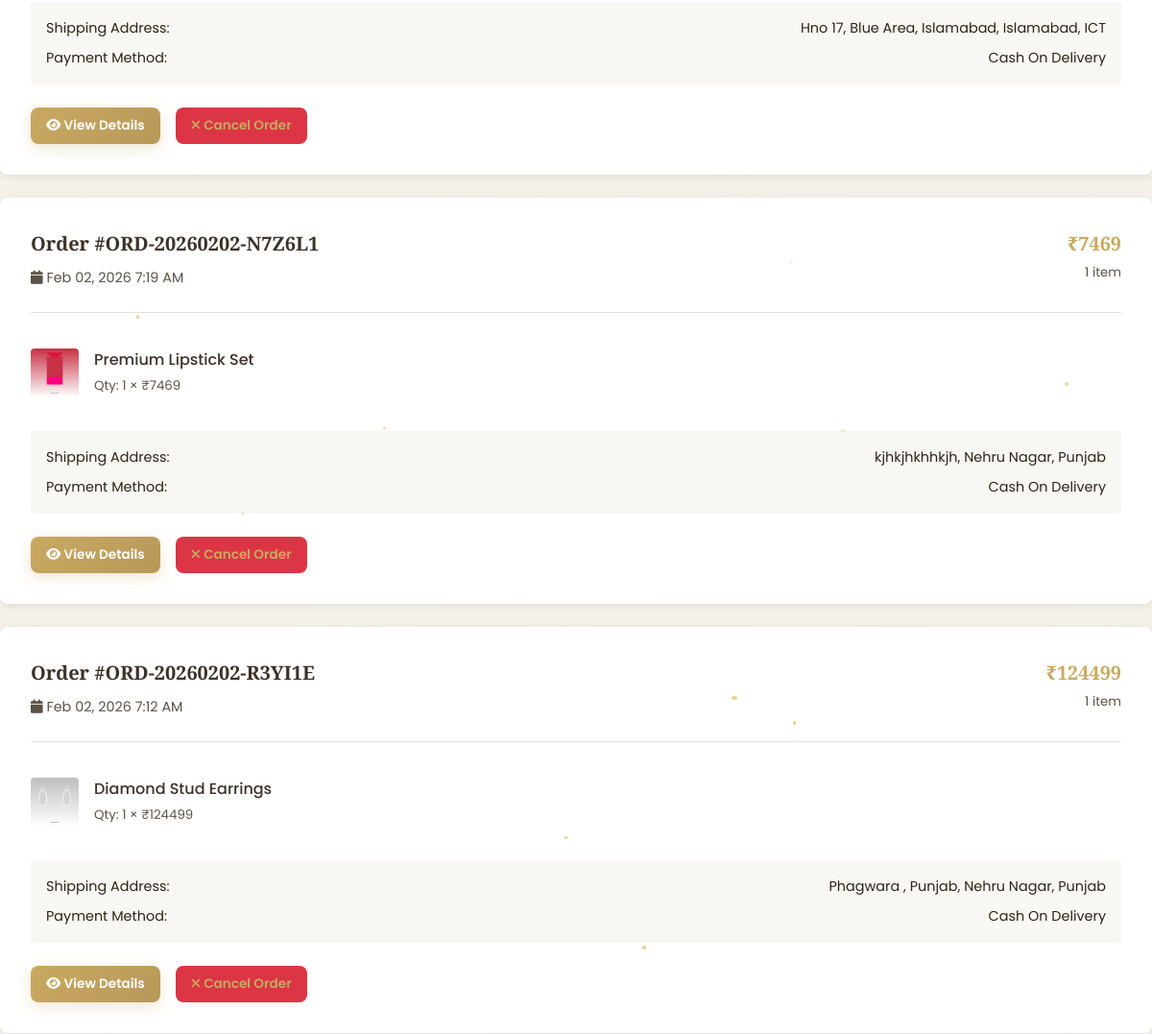
Before: /orders/ (signed in, middle part) with the older database file.
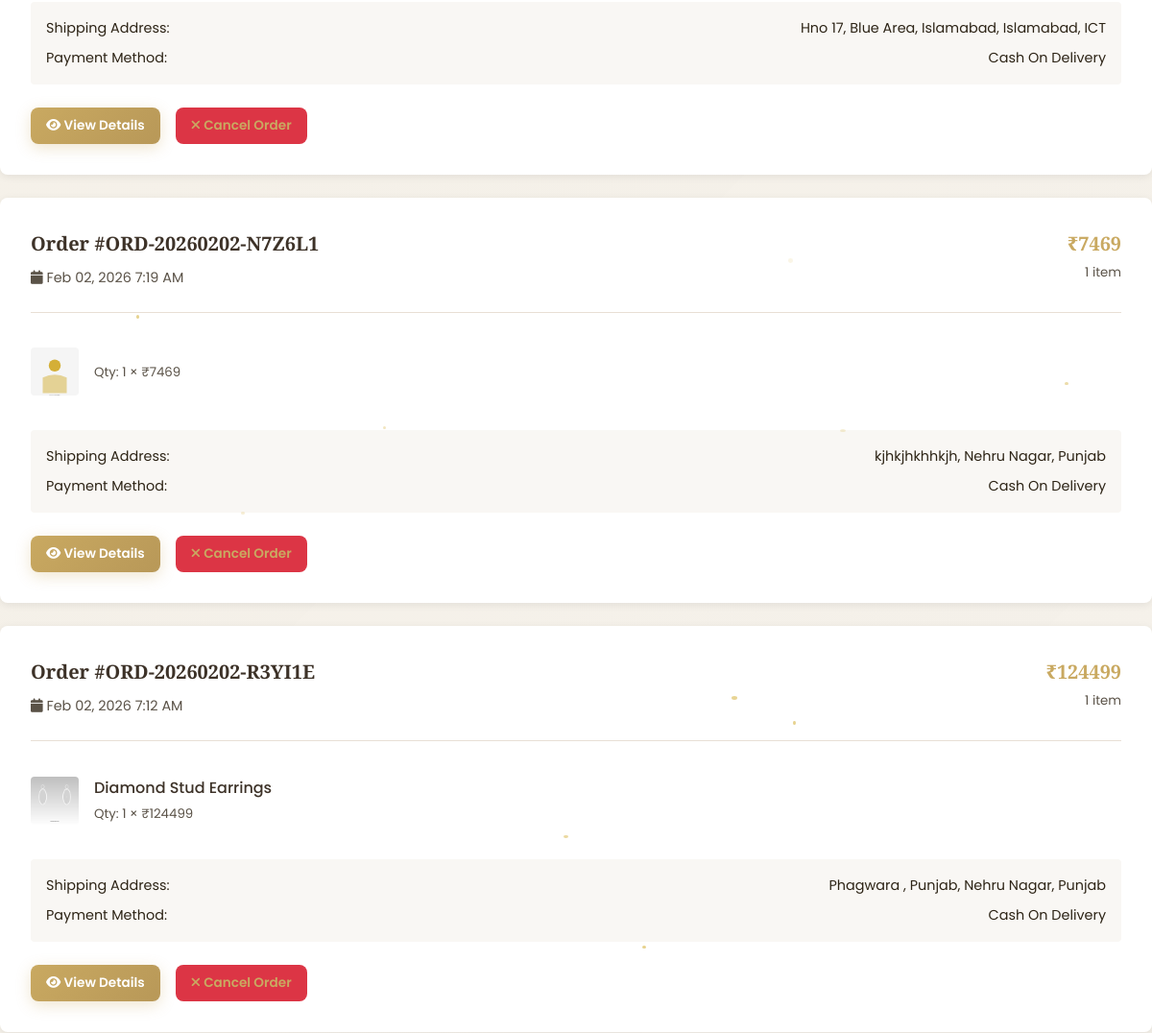
After: the same page with the newer database file.
### store/models.py (models this page shows, shortened)
class OrderItem(models.Model):
    order = models.ForeignKey(Order, on_delete=models.CASCADE, related_name='items')
    product = models.ForeignKey(Product, on_delete=models.SET_NULL, null=True)
    quantity = models.IntegerField()
    price = models.DecimalField(max_digits=10, decimal_places=2)

class Product(models.Model):
    name = models.CharField(max_length=200)
    slug = models.SlugField(max_length=200, unique=True)
    description = models.TextField()
    category = models.ForeignKey(Category, on_delete=models.CASCADE, related_name='products')
    price = models.DecimalField(max_digits=10, decimal_places=2)
    original_price = models.DecimalField(max_digits=10, decimal_places=2, blank=True, null=True)
    image = models.ImageField(upload_to='products/')
    image_2 = models.ImageField(upload_to='products/', blank=True, null=True)
    image_3 = models.ImageField(upload_to='products/', blank=True, null=True)
    stock = models.IntegerField(default=0)
    is_featured = models.BooleanField(default=False)
    is_new = models.BooleanField(default=True)
    created_at = models.DateTimeField(auto_now_add=True)
    updated_at = models.DateTimeField(auto_now=True)
    class Meta:
        ordering = ['-created_at']

### store/views.py (the view)
# urls.py: path('orders/', views.user_orders, name='user_orders'),
@login_required(login_url='login')
def user_orders(request):
    orders = Order.objects.filter(user=request.user).order_by('-created_at')
    paginator = Paginator(orders, 10)
    page_number = request.GET.get('page')
    orders_page = paginator.get_page(page_number)
    context = {
        'orders': orders_page,
        'page_title': 'My Orders',
    }
    return render(request, 'store/user_orders.html', context)

### store/context_processors.py (called while the page is built)
def cart_context(request):
    cart_count = 0
    cart_total = 0
    cart_items = []
    if request.user.is_authenticated:
        cart_items = CartItem.objects.filter(user=request.user)
        cart_count = sum([item.quantity for item in cart_items])
        cart_total = sum([item.get_subtotal() for item in cart_items])
    else:
        cart = request.session.get('cart', {})
        cart_count = len(cart)
    return {
        'cart_count': cart_count,
        'cart_total': cart_total,
        'cart_items': cart_items,
    }

### store/models.py (called while the page is built)
    def can_be_cancelled(self):
        return self.status in ['pending', 'confirmed']

### store/templatetags/custom_filters.py (called while the page is built)
@register.filter
def image_url(image_field):
    if not image_field:
        return ''
    image_name = str(image_field)
    if image_name.startswith('http://') or image_name.startswith('https://'):
        return image_name
    return image_field.url if hasattr(image_field, 'url') else image_name

### templates/store/user_orders.html (shortened to what the changed rows need)
{% extends 'base.html' %}
{% load static %}
{% load custom_filters %}
{% block content %}
<div class="container py-4">
    {% if orders %}
        <div>
            {% for order in orders %}
                <div style="background: var(--white); padding: 2rem; border-radius: 8px; margin-bottom: 1.5rem; box-shadow: 0 2px 8px rgba(0,0,0,0.08);">
                    <div style="display: grid; grid-template-columns: 1fr auto; gap: 2rem; margin-bottom: 1.5rem; align-items: start;">
                        <div>
                            <div class="justify-between" style="margin-bottom: 0.5rem;">
                                <h5 style="margin: 0;">Order #{{ order.order_number }}</h5>
                            </div>
                            <p style="margin: 0.5rem 0 0; color: var(--text-light); font-size: 0.9rem;">
                                <i class="fas fa-calendar"></i> {{ order.created_at|date:"M d, Y g:i A" }}
                            </p>
                        </div>
                        <div style="text-align: right;">
                            <h5 style="margin: 0; color: var(--primary-color);">₹{{ order.total_price|floatformat:0 }}</h5>
                            <small style="color: var(--text-light);">{{ order.items.count }} item{{ order.items.count|pluralize }}</small>
                        </div>
                    </div>
                    <hr style="border: none; border-top: 1px solid var(--border-color); margin: 1.5rem 0;">
                    <div style="margin-bottom: 1.5rem;">
                        {% for item in order.items.all|slice:":3" %}
                            <div style="display: flex; gap: 1rem; padding: 0.75rem 0; align-items: center;">
                                <img src="{% if item.product.image %}{{ item.product.image|image_url }}{% else %}{% static 'images/placeholder.svg' %}{% endif %}"
                                     alt="{{ item.product.name }}"
                                     style="width: 50px; height: 50px; object-fit: cover; border-radius: 4px;">
                                <div style="flex: 1;">
                                    <p style="margin: 0; color: var(--dark-color); font-weight: 500;">{{ item.product.name }}</p>
                                    <small style="color: var(--text-light);">Qty: {{ item.quantity }} × ₹{{ item.price|floatformat:0 }}</small>
                                </div>
                            </div>
                        {% endfor %}
                    </div>
                    <div style="background: var(--light-color); padding: 1rem; border-radius: 4px; margin-bottom: 1.5rem; font-size: 0.9rem;">
                        <div class="justify-between" style="margin-bottom: 0.5rem;">
                            <span>Shipping Address:</span>
                            <span>{{ order.address }}, {{ order.city }}, {{ order.state }}</span>
                        </div>
                        <div class="justify-between">
                            <span>Payment Method:</span>
                            <span style="text-transform: capitalize;">{{ order.get_payment_method_display }}</span>
                        </div>
                    </div>
                    <div style="display: flex; gap: 1rem; flex-wrap: wrap;">
                        <a href="{% url 'order_confirmation' order.id %}" class="btn btn-primary btn-sm">
                            <i class="fas fa-eye"></i> View Details
                        </a>
                        {% if order.can_be_cancelled %}
                            <a href="{% url 'cancel_order' order.id %}" class="btn btn-danger btn-sm" style="background-color: #dc3545; border-color: #dc3545;">
                                <i class="fas fa-times"></i> Cancel Order
                            </a>
                        {% elif order.status != 'delivered' %}
                            <button class="btn btn-outline btn-sm">
                                <i class="fas fa-map-pin"></i> Track Order
                            </button>
                        {% else %}
                            <button class="btn btn-outline btn-sm">
                                <i class="fas fa-sync-alt"></i> Reorder
                            </button>
                        {% endif %}
                    </div>
                </div>
            {% endfor %}
        </div>
    {% endif %}
</div>
{% endblock %}

Changed rows visible on the page:
changed OrderItem (number 1 of 2 on the later page): product_id: picture removed, a placeholder shows; product.name "Premium Lipstick Set" → (not shown)
